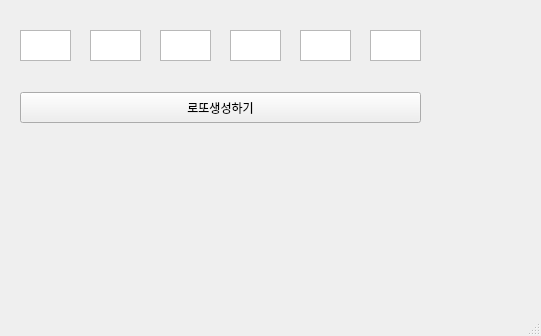
<?xml version="1.0" encoding="UTF-8"?>
<ui version="4.0">
 <class>MainWindow</class>
 <widget class="QMainWindow" name="MainWindow">
  <property name="geometry">
   <rect>
    <x>0</x>
    <y>0</y>
    <width>541</width>
    <height>336</height>
   </rect>
  </property>
  <property name="windowTitle">
   <string>MainWindow</string>
  </property>
  <widget class="QWidget" name="centralwidget">
   <widget class="QTextEdit" name="t1">
    <property name="geometry">
     <rect>
      <x>20</x>
      <y>30</y>
      <width>51</width>
      <height>31</height>
     </rect>
    </property>
   </widget>
   <widget class="QTextEdit" name="t2">
    <property name="geometry">
     <rect>
      <x>90</x>
      <y>30</y>
      <width>51</width>
      <height>31</height>
     </rect>
    </property>
   </widget>
   <widget class="QTextEdit" name="t3">
    <property name="geometry">
     <rect>
      <x>160</x>
      <y>30</y>
      <width>51</width>
      <height>31</height>
     </rect>
    </property>
   </widget>
   <widget class="QTextEdit" name="t4">
    <property name="geometry">
     <rect>
      <x>230</x>
      <y>30</y>
      <width>51</width>
      <height>31</height>
     </rect>
    </property>
   </widget>
   <widget class="QTextEdit" name="t5">
    <property name="geometry">
     <rect>
      <x>300</x>
      <y>30</y>
      <width>51</width>
      <height>31</height>
     </rect>
    </property>
   </widget>
   <widget class="QTextEdit" name="t6">
    <property name="geometry">
     <rect>
      <x>370</x>
      <y>30</y>
      <width>51</width>
      <height>31</height>
     </rect>
    </property>
   </widget>
   <widget class="QPushButton" name="pb">
    <property name="geometry">
     <rect>
      <x>20</x>
      <y>92</y>
      <width>401</width>
      <height>31</height>
     </rect>
    </property>
    <property name="text">
     <string>로또생성하기</string>
    </property>
   </widget>
  </widget>
  <widget class="QMenuBar" name="menubar">
   <property name="geometry">
    <rect>
     <x>0</x>
     <y>0</y>
     <width>541</width>
     <height>21</height>
    </rect>
   </property>
  </widget>
  <widget class="QStatusBar" name="statusbar"/>
 </widget>
 <resources/>
 <connections/>
</ui>
